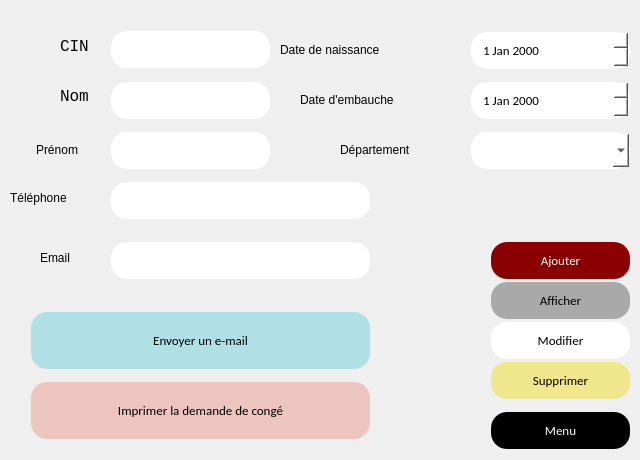
   <widget class="QWidget" name="page_39">
    <widget class="QLabel" name="label_188">
     <property name="geometry">
      <rect>
       <x>60</x>
       <y>40</y>
       <width>47</width>
       <height>13</height>
      </rect>
     </property>
     <property name="font">
      <font>
       <family>Courier New</family>
       <pointsize>12</pointsize>
       <weight>50</weight>
       <bold>false</bold>
      </font>
     </property>
     <property name="text">
      <string>CIN</string>
     </property>
    </widget>
    <widget class="QLabel" name="label_189">
     <property name="geometry">
      <rect>
       <x>60</x>
       <y>90</y>
       <width>47</width>
       <height>13</height>
      </rect>
     </property>
     <property name="font">
      <font>
       <family>Courier New</family>
       <pointsize>12</pointsize>
      </font>
     </property>
     <property name="text">
      <string>Nom</string>
     </property>
    </widget>
    <widget class="QLabel" name="label_190">
     <property name="geometry">
      <rect>
       <x>36</x>
       <y>140</y>
       <width>71</width>
       <height>20</height>
      </rect>
     </property>
     <property name="text">
      <string>Prénom</string>
     </property>
    </widget>
    <widget class="QLineEdit" name="lineEdit_31">
     <property name="geometry">
      <rect>
       <x>110</x>
       <y>29</y>
       <width>161</width>
       <height>41</height>
      </rect>
     </property>
     <property name="styleSheet">
      <string notr="true">background-color: white	;
  border: none;
  color: black;
  padding: 10px;
  text-align: center;
  text-decoration: none;
font-family:calibri;
  display: inline-block;
  font-size: 13px;
  margin: 2px 1px;
  border-radius : 16px;</string>
     </property>
    </widget>
    <widget class="QLineEdit" name="lineEdit_32">
     <property name="geometry">
      <rect>
       <x>110</x>
       <y>80</y>
       <width>161</width>
       <height>41</height>
      </rect>
     </property>
     <property name="styleSheet">
      <string notr="true">background-color: white	;
  border: none;
  color: black;
  padding: 10px;
  text-align: center;
  text-decoration: none;
font-family:calibri;
  display: inline-block;
  font-size: 13px;
  margin: 2px 1px;
  border-radius : 16px;</string>
     </property>
    </widget>
    <widget class="QLineEdit" name="lineEdit_33">
     <property name="geometry">
      <rect>
       <x>110</x>
       <y>130</y>
       <width>161</width>
       <height>41</height>
      </rect>
     </property>
     <property name="styleSheet">
      <string notr="true">background-color: white	;
  border: none;
  color: black;
  padding: 10px;
  text-align: center;
  text-decoration: none;
font-family:calibri;
  display: inline-block;
  font-size: 13px;
  margin: 2px 1px;
  border-radius : 16px;</string>
     </property>
    </widget>
    <widget class="QPushButton" name="pushButton_91">
     <property name="geometry">
      <rect>
       <x>490</x>
       <y>240</y>
       <width>141</width>
       <height>41</height>
      </rect>
     </property>
     <property name="styleSheet">
      <string notr="true">background-color: #8B0000	;
  border: none;
  color: white;
  padding: 10px;
  text-align: center;
  text-decoration: none;
font-family:calibri;
  display: inline-block;
  font-size: 13px;
  margin: 2px 1px;
  border-radius : 16px;</string>
     </property>
     <property name="text">
      <string>Ajouter</string>
     </property>
    </widget>
    <widget class="QPushButton" name="pushButton_92">
     <property name="geometry">
      <rect>
       <x>490</x>
       <y>280</y>
       <width>141</width>
       <height>41</height>
      </rect>
     </property>
     <property name="styleSheet">
      <string notr="true">background-color: #A9A9A9		;
  border: none;
  color: black;
  padding: 10px;
  text-align: center;
  text-decoration: none;
font-family:calibri;
  display: inline-block;
  font-size: 13px;
  margin: 2px 1px;
  border-radius : 16px;</string>
     </property>
     <property name="text">
      <string>Afficher</string>
     </property>
    </widget>
    <widget class="QLabel" name="label_191">
     <property name="geometry">
      <rect>
       <x>10</x>
       <y>190</y>
       <width>101</width>
       <height>16</height>
      </rect>
     </property>
     <property name="text">
      <string>Téléphone</string>
     </property>
    </widget>
    <widget class="QLineEdit" name="lineEdit_138">
     <property name="geometry">
      <rect>
       <x>110</x>
       <y>180</y>
       <width>261</width>
       <height>41</height>
      </rect>
     </property>
     <property name="styleSheet">
      <string notr="true">background-color: white	;
  border: none;
  color: black;
  padding: 10px;
  text-align: center;
  text-decoration: none;
font-family:calibri;
  display: inline-block;
  font-size: 13px;
  margin: 2px 1px;
  border-radius : 16px;</string>
     </property>
    </widget>
    <widget class="QLabel" name="label_194">
     <property name="geometry">
      <rect>
       <x>40</x>
       <y>250</y>
       <width>61</width>
       <height>16</height>
      </rect>
     </property>
     <property name="text">
      <string>Email</string>
     </property>
    </widget>
    <widget class="QLineEdit" name="lineEdit_140">
     <property name="geometry">
      <rect>
       <x>110</x>
       <y>240</y>
       <width>261</width>
       <height>41</height>
      </rect>
     </property>
     <property name="styleSheet">
      <string notr="true">background-color: white	;
  border: none;
  color: black;
  padding: 10px;
  text-align: center;
  text-decoration: none;
font-family:calibri;
  display: inline-block;
  font-size: 13px;
  margin: 2px 1px;
  border-radius : 16px;</string>
     </property>
    </widget>
    <widget class="QDateEdit" name="dateEdit_9">
     <property name="geometry">
      <rect>
       <x>470</x>
       <y>30</y>
       <width>161</width>
       <height>41</height>
      </rect>
     </property>
     <property name="styleSheet">
      <string notr="true">background-color: white	;
  border: none;
  color: black;
  padding: 10px;
  text-align: center;
  text-decoration: none;
font-family:calibri;
  display: inline-block;
  font-size: 13px;
  margin: 2px 1px;
  border-radius : 16px;</string>
     </property>
    </widget>
    <widget class="QLabel" name="label_198">
     <property name="geometry">
      <rect>
       <x>280</x>
       <y>40</y>
       <width>191</width>
       <height>20</height>
      </rect>
     </property>
     <property name="text">
      <string>Date de naissance</string>
     </property>
    </widget>
    <widget class="QPushButton" name="pushButton_93">
     <property name="geometry">
      <rect>
       <x>490</x>
       <y>410</y>
       <width>141</width>
       <height>41</height>
      </rect>
     </property>
     <property name="styleSheet">
      <string notr="true">background-color: black	;
  border: none;
  color: white;
  padding: 10px;
  text-align: center;
  text-decoration: none;
font-family:calibri;
  display: inline-block;
  font-size: 13px;
  margin: 2px 1px;
  border-radius : 16px;</string>
     </property>
     <property name="text">
      <string>Menu</string>
     </property>
    </widget>
    <widget class="QPushButton" name="pushButton_94">
     <property name="geometry">
      <rect>
       <x>490</x>
       <y>320</y>
       <width>141</width>
       <height>41</height>
      </rect>
     </property>
     <property name="styleSheet">
      <string notr="true">background-color: white		;
  border: none;
  color: black;
  padding: 10px;
  text-align: center;
  text-decoration: none;
font-family:calibri;
  display: inline-block;
  font-size: 13px;
  margin: 2px 1px;
  border-radius : 16px;</string>
     </property>
     <property name="text">
      <string>Modifier</string>
     </property>
    </widget>
    <widget class="QPushButton" name="pushButton_95">
     <property name="geometry">
      <rect>
       <x>490</x>
       <y>360</y>
       <width>141</width>
       <height>41</height>
      </rect>
     </property>
     <property name="styleSheet">
      <string notr="true">background-color: 	#F0E68C			;
  border: none;
  color: black;
  padding: 10px;
  text-align: center;
  text-decoration: none;
font-family:calibri;
  display: inline-block;
  font-size: 13px;
  margin: 2px 1px;
  border-radius : 16px;</string>
     </property>
     <property name="text">
      <string>Supprimer</string>
     </property>
    </widget>
    <widget class="QPushButton" name="pushButton_96">
     <property name="geometry">
      <rect>
       <x>30</x>
       <y>380</y>
       <width>341</width>
       <height>61</height>
      </rect>
     </property>
     <property name="styleSheet">
      <string notr="true">background-color: 	#ECC5C0	;
  border: none;
  color: black;
  padding: 10px;
  text-align: center;
  text-decoration: none;
font-family:calibri;
  display: inline-block;
  font-size: 13px;
  margin: 2px 1px;
  border-radius : 16px;</string>
     </property>
     <property name="text">
      <string>Imprimer la demande de congé</string>
     </property>
    </widget>
    <widget class="QDateEdit" name="dateEdit_10">
     <property name="geometry">
      <rect>
       <x>470</x>
       <y>80</y>
       <width>161</width>
       <height>41</height>
      </rect>
     </property>
     <property name="styleSheet">
      <string notr="true">background-color: white	;
  border: none;
  color: black;
  padding: 10px;
  text-align: center;
  text-decoration: none;
font-family:calibri;
  display: inline-block;
  font-size: 13px;
  margin: 2px 1px;
  border-radius : 16px;</string>
     </property>
    </widget>
    <widget class="QLabel" name="label_217">
     <property name="geometry">
      <rect>
       <x>300</x>
       <y>90</y>
       <width>171</width>
       <height>20</height>
      </rect>
     </property>
     <property name="text">
      <string>Date d'embauche</string>
     </property>
    </widget>
    <widget class="QLabel" name="label_192">
     <property name="geometry">
      <rect>
       <x>340</x>
       <y>140</y>
       <width>121</width>
       <height>20</height>
      </rect>
     </property>
     <property name="text">
      <string>Département</string>
     </property>
    </widget>
    <widget class="QComboBox" name="comboBox_29">
     <property name="geometry">
      <rect>
       <x>470</x>
       <y>130</y>
       <width>161</width>
       <height>41</height>
      </rect>
     </property>
     <property name="styleSheet">
      <string notr="true">background-color: white	;
  border: none;
  color: black;
  padding: 10px;
  text-align: center;
  text-decoration: none;
font-family:calibri;
  display: inline-block;
  font-size: 13px;
  margin: 2px 1px;
  border-radius : 16px;</string>
     </property>
    </widget>
    <widget class="QPushButton" name="pushButton_108">
     <property name="geometry">
      <rect>
       <x>30</x>
       <y>310</y>
       <width>341</width>
       <height>61</height>
      </rect>
     </property>
     <property name="styleSheet">
      <string notr="true">background-color: 	#B0E0E6			;
  border: none;
  color: black;
  padding: 10px;
  text-align: center;
  text-decoration: none;
font-family:calibri;
  display: inline-block;
  font-size: 13px;
  margin: 2px 1px;
  border-radius : 16px;</string>
     </property>
     <property name="text">
      <string>Envoyer un e-mail</string>
     </property>
    </widget>
   </widget>
